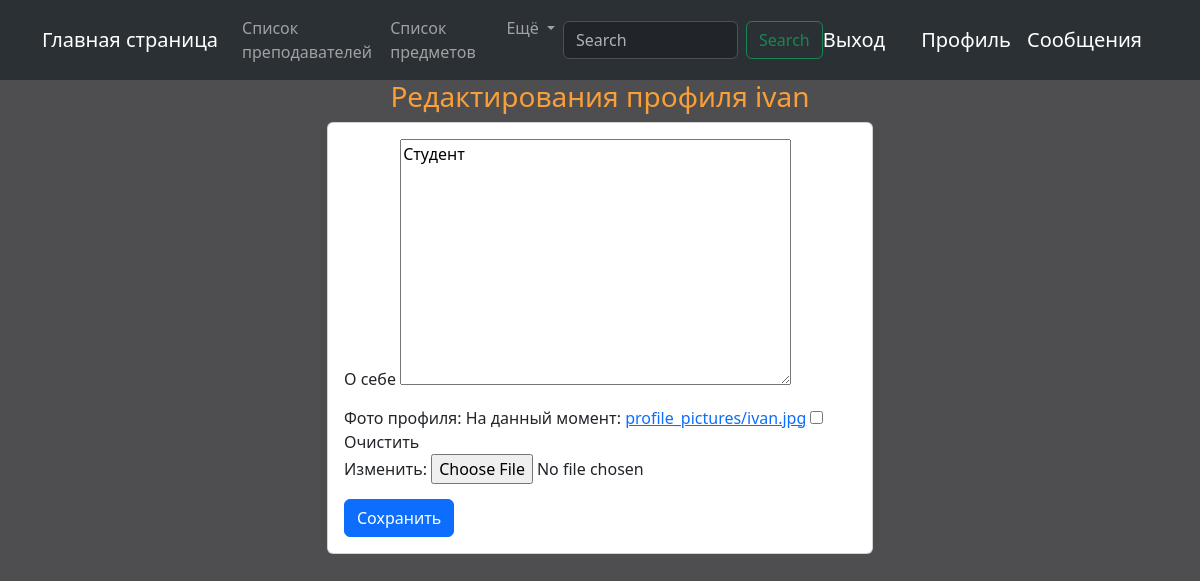
The app's page /profile_edit/ (signed in), older data.
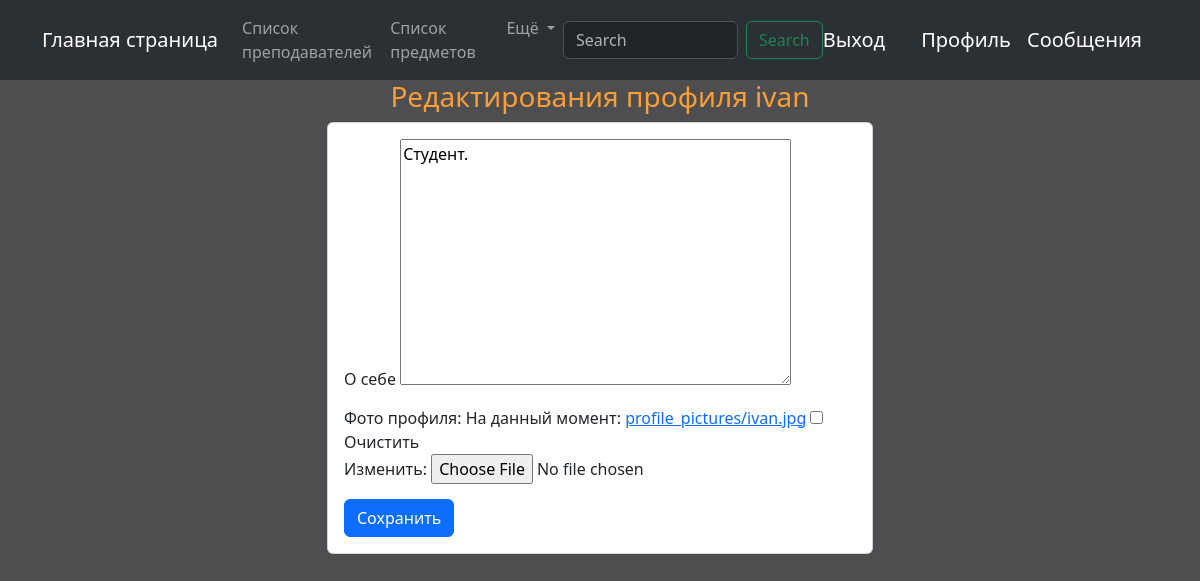
The same page, newer data.
### registration/models.py (models this page shows, shortened)
class Profile(models.Model):
    user = models.OneToOneField(User, on_delete=models.CASCADE)
    bio = models.TextField('О себе', blank=True)
    profile_picture = models.ImageField('Фото профиля', upload_to='profile_pictures/', blank=True)
    class Meta:
        verbose_name = 'Профиль'
        verbose_name_plural = 'Профили'

### registration/views.py (the view, shortened to what this page needs)
# urls.py: path('profile_edit/', ProfileEdit.as_view(), name='profile_edit'),
class ProfileEdit(UpdateView):
    model = models.Profile
    form_class = ProfileForm
    template_name = 'registration/profile_edit.html'
    def get_object(self, queryset=None):
        return self.request.user.profile

### registration/forms.py
class ProfileForm(forms.ModelForm):
    class Meta:
        model = Profile
        fields = ['bio', 'profile_picture']

### registration/templates/registration/profile_edit.html (shortened to what this page needs)
{% extends 'core/base.html' %}
{% block content %}
    {% if user.is_authenticated %}
        <h3 align="center">Редактирования профиля {{ user.username }}</h3>
        <div class="container">
        <div class="row justify-content-center">
            <div class="col-md-6">
                <div class="card">
                    <div class="card-body">
                        <form method="post" enctype="multipart/form-data">
                            <div class="form-group" align="left">
                                {{ form.bio.label }}
                                {{ form.bio }}
                            </div>
                            <div class="form-group" align="left">
                                {{ form.profile_picture.label_tag }}
                                {{ form.profile_picture }}
                            </div>
                            <button type="submit" class="btn btn-primary">Сохранить</button>
                        </form>
                    </div>
                </div>
            </div>
        </div>
    </div>
    {% endif %}
{% endblock %}

Row changes from the older to the newer data that the page shows:
changed Profile: bio "Студент" → "Студент."
